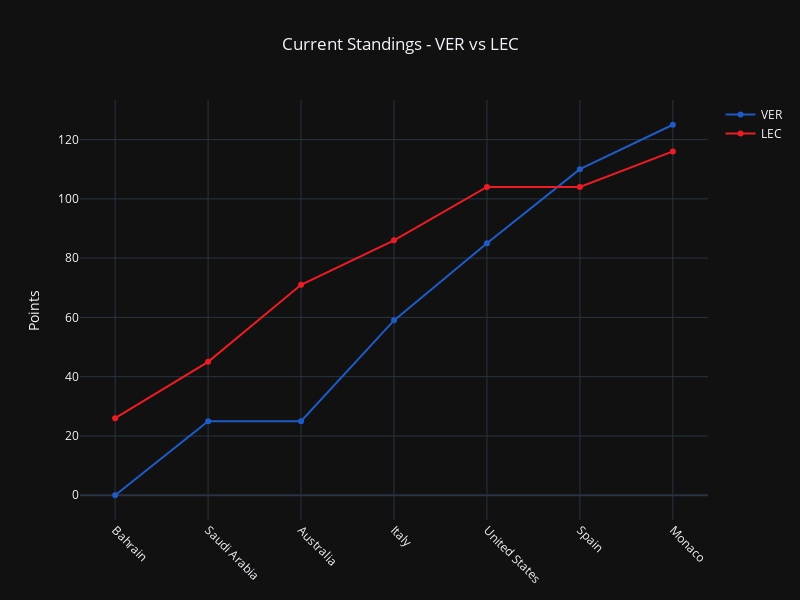

Write notebook code for a chart like this one.
### Code cell
def plot_compare_points():
    
    driver_1_team_color = '#' + results[results['Abbreviation'] == driver_1]['TeamColor'][0]
    driver_2_team_color = '#' + results[results['Abbreviation'] == driver_2]['TeamColor'][0]

    fig = go.Figure()

    fig.add_trace(go.Scatter(x=df_drivers_line['country'], y=df_drivers_line[driver_1], name=driver_1, line_color=driver_1_team_color))
    fig.add_trace(go.Scatter(x=df_drivers_line['country'], y=df_drivers_line[driver_2], name=driver_2, line_color=driver_2_team_color))

    fig.update_xaxes(tickangle=45)
    fig.update_layout(width= 800, height = 600, title_text=f"Current Standings - {driver_1} vs {driver_2}", yaxis_title="Points", title_x=0.5)
    return fig

### Figure 1 — Plotly figure (JSON) as saved in the notebook; plotly's stock layout.template omitted (floating-point values rounded to 4 significant figures)
{"data": [{"line": {"color": "#1e5bc6"}, "name": "VER", "type": "scatter", "x": ["Bahrain", "Saudi Arabia", "Australia", "Italy", "United States", "Spain", "Monaco"], "y": [0, 25, 25, 59, 85, 110, 125]}, {"line": {"color": "#ed1c24"}, "name": "LEC", "type": "scatter", "x": ["Bahrain", "Saudi Arabia", "Australia", "Italy", "United States", "Spain", "Monaco"], "y": [26, 45, 71, 86, 104, 104, 116]}], "layout": {"height": 600, "title": {"text": "Current Standings - VER vs LEC", "x": 0.5}, "width": 800, "xaxis": {"tickangle": 45}, "yaxis": {"title": {"text": "Points"}}}}
